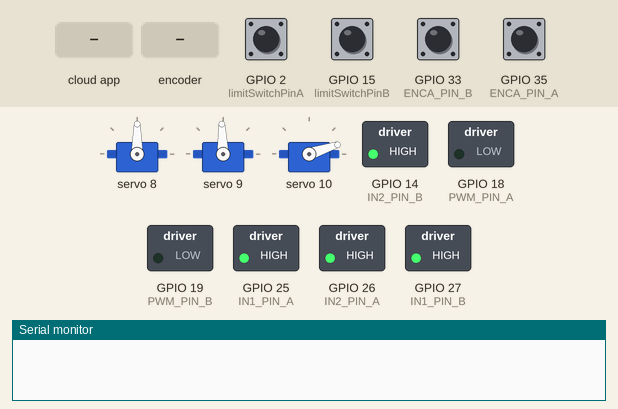
Simulated run of this sketch. Board: ESP32. On the bench: 3 × servo, switched loads named in the sketch (green lamp = pin HIGH), the last lines printed to the serial monitor. The inputs (shaded band) are chosen by the test bench; at power-on: GPIO 2 (limitSwitchPinA), GPIO 15 (limitSwitchPinB), GPIO 33 (ENCA_PIN_B), GPIO 35 (ENCA_PIN_A) HIGH. WiFi joins after 1.5 s; servers stay silent unless stated.

Above: at 2.8 s.
2.9 s: the phone or cloud app sets kiA to 25
At 4.3 s:
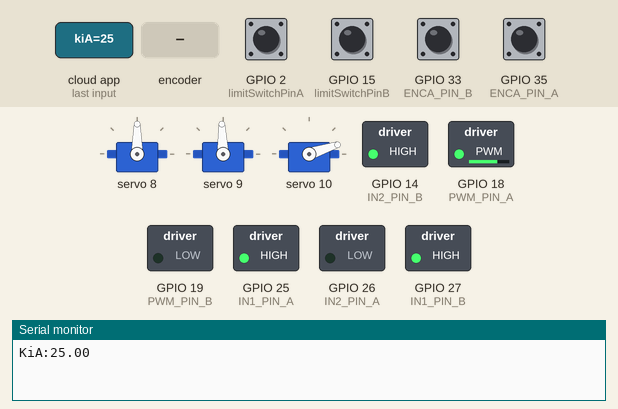
4.6 s: the phone or cloud app sets s1 to 0
At 5.5 s:
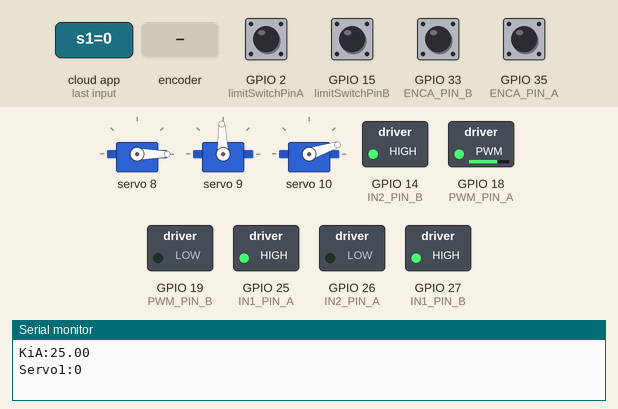
6.1 s: the phone or cloud app sets s2 to 0
At 6.7 s:
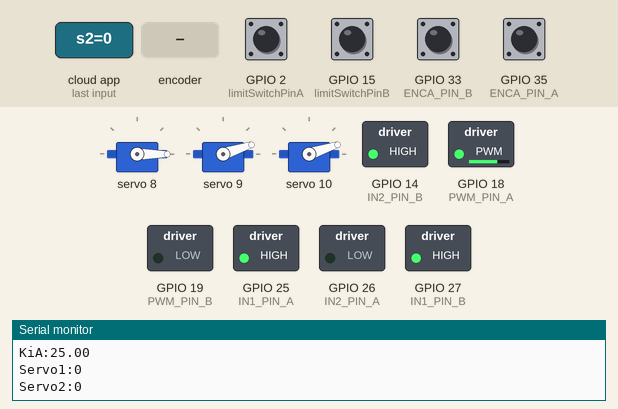
7.6 s: rotary encoder on GPIO 2 (limitSwitchPinA) / GPIO 15 (limitSwitchPinB) turned 1 step (first pin leading)
At 8.9 s:
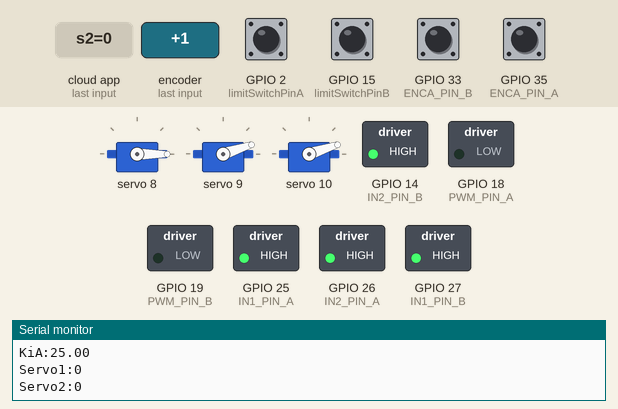
9.3 s: the phone or cloud app sets s1 to 25
At 10.4 s:
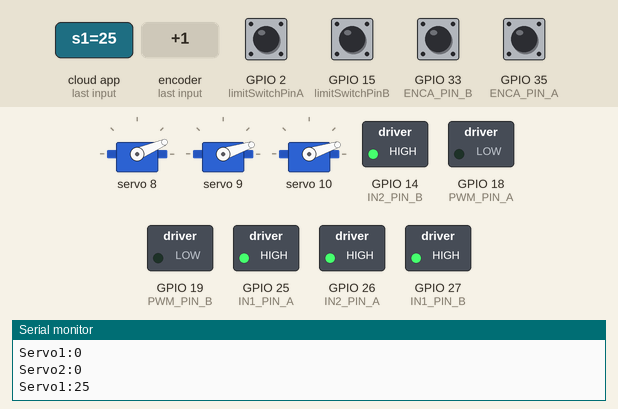
10.8 s: the phone or cloud app sets dc1 to 25
At 11.5 s:
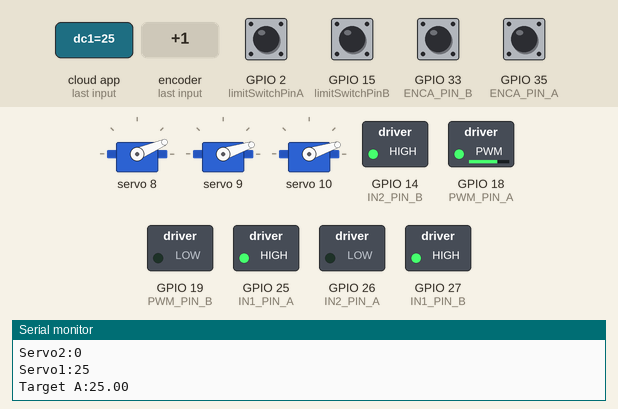
Timing chart, 0 to 13.3 s (numbered marks = the images above; inputs shaded):
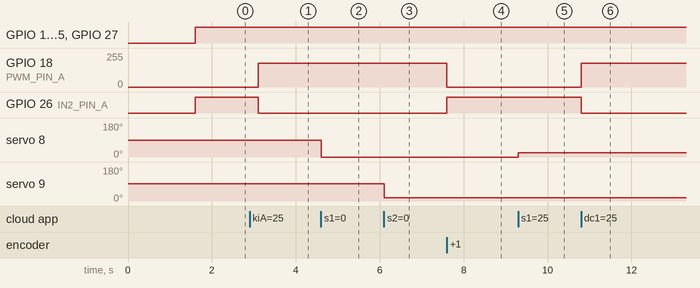

Measured:
- after the input at 2.9 s, GPIO 18 (PWM_PIN_A): 0/255 → 179/255 after 0.20 s; GPIO 26 (IN2_PIN_A): HIGH → LOW after 0.20 s
- after the input at 4.6 s, servo 8: 90° → 0° at once
- after the input at 6.1 s, servo 9: 92° → 18° at once
- after the input at 7.6 s, GPIO 18 (PWM_PIN_A): 179/255 → 0/255 at once; GPIO 26 (IN2_PIN_A): LOW → HIGH at once
- after the input at 9.3 s, servo 8: 0° → 23° at once
- after the input at 10.8 s, GPIO 18 (PWM_PIN_A): 0/255 → 179/255 at once; GPIO 26 (IN2_PIN_A): HIGH → LOW at once

The sketch:

Main_Code.ino
```cpp
#include "arduino_secrets.h"
#include <Arduino.h>
#include "thingProperties.h"
#include <ESP32Servo.h>
#include <Wire.h>
#include <Adafruit_PWMServoDriver.h>

// Initialize the PWM Servo Driver at address 0x40
Adafruit_PWMServoDriver board1 = Adafruit_PWMServoDriver(0x40);

// Define the pulse range for each servo
int SERVOMIN[3] = {105,150,150}; // Minimum pulse length count (out of 4096)
int SERVOMAX[3] = {500,460,420}; // Maximum pulse length count (out of 4096)
int SERVORANGE[3] = {180,180,90}; // Servo angle range for each servo

#define SERVO_FREQ 50 // Frequency of the servos (50 Hz)

// Pin Definitions for limit switches
const int limitSwitchPinA = 2;
const int limitSwitchPinB = 15;
bool HomedA = 0; // Flag to check if Motor A has been homed
bool HomedB = 0; // Flag to check if Motor B has been homed

// Servo angles (initial values)
int angle1 = 90;
int angle2 = 90;
int angle3 = 00;
const int angleinil = 90; // Initial servo angle

// Motor A Pins (DC Motor A)
static const int PWM_PIN_A = 18;
static const int IN1_PIN_A = 25;
static const int IN2_PIN_A = 26;
static const int ENCA_PIN_A = 35;
static const int ENCB_PIN_A = 34;

// Motor B Pins (DC Motor B)
static const int PWM_PIN_B = 19;
static const int IN1_PIN_B = 27;
static const int IN2_PIN_B = 14;
static const int ENCA_PIN_B = 33;
static const int ENCB_PIN_B = 32;

// PWM Configuration
#define CH_A 0
#define CH_B 1
const uint32_t LEDC_FREQ = 5000; // Frequency for PWM signals
const int LEDC_RES = 8; // Resolution of PWM

// PID Variables
volatile long encoderPosA = 0, encoderPosB = 0; // Encoder positions for motors A and B
long prevMicros = 0; // Previous time for PID calculation
float prevErrorA = 0, prevErrorB = 0; // Previous error for PID
float integralA = 0, integralB = 0; // Integral error for PID

// Target & Conversion
const float PULSES2DEG_A = 180.0 / 11560.0;  // Conversion factor for Motor A
const float PULSES2DEG_B = 1296.0 / 22253.0; // Conversion factor for Motor B

// Motor Related Variables
int dirA; // Direction of Motor A
int dirB; // Direction of Motor B
float angleA; // Current angle of Motor A
float angleB; // Current angle of Motor B
long pulsesA; // Pulses for Motor A
long pulsesB; // Pulses for Motor B
int pwmA; // PWM value for Motor A
int pwmB; // PWM value for Motor B
float errorA; // Error for Motor A PID
float errorB; // Error for Motor B PID
float dA; // Derivative term for Motor A PID
float dB; // Derivative term for Motor B PID
float dt; // Time difference for PID
float uA; // Control output for Motor A PID
float uB; // Control output for Motor B PID

// Encoder Interrupt Service Routines (ISRs)
void IRAM_ATTR readEncoderA() {
    if (digitalRead(ENCB_PIN_A) == digitalRead(ENCA_PIN_A)) encoderPosA++;
    else encoderPosA--;  // Update encoder position for Motor A based on the direction
}

void IRAM_ATTR readEncoderB() {
    if (digitalRead(ENCB_PIN_B) == digitalRead(ENCA_PIN_B)) encoderPosB++;
    else encoderPosB--;  // Update encoder position for Motor B based on the direction
}

void IRAM_ATTR stopMotorA() {
    driveMotor(CH_A, IN1_PIN_A, IN2_PIN_A, 0, 0);
    encoderPosA = 0; // Reset encoder position for Motor A
    angleA = 0; // Reset angle for Motor A
    currentAngle1 = 0; // Reset current angle for Servo 1
}

void IRAM_ATTR stopMotorB() {
    driveMotor(CH_B, IN1_PIN_B, IN2_PIN_B, 0, 0);
    encoderPosB = 0; // Reset encoder position for Motor B
    angleB = 0; // Reset angle for Motor B
    currentAngle2 = 0; // Reset current angle for Servo 2
}

// Motor Driver Function to control direction and speed
void driveMotor(int pwmChannel, int in1, int in2, int dir, int pwmVal) {
  ledcWrite(pwmChannel, pwmVal); // Set the PWM value
  if (dir > 0) { // Forward direction
    digitalWrite(in1, LOW);
    digitalWrite(in2, HIGH);
  }
  else if (dir < 0) { // Reverse direction
    digitalWrite(in1, HIGH);
    digitalWrite(in2, LOW);
  }
  else { // Stop the motor
    digitalWrite(in1, HIGH);
    digitalWrite(in2, HIGH);
  }
}

// Function to convert servo angle to PWM pulse width
void SetServoAngle(int servonum, int angle){
  board1.setPWM((servonum+8), 0, map(angle, 0, SERVORANGE[servonum], SERVOMIN[servonum], SERVOMAX[servonum]));
}

//////////////////////////\\\\\\\\\\\\\\\\\\\\\\\\\\
///////////////////// Scenario \\\\\\\\\\\\\\\\\\\\
//////////////////////////\\\\\\\\\\\\\\\\\\\\\\\\\\

// Define stop position
#define Stop_At_Pose_No 66

// Scenario array defines the sequence of poses
int Scenario[100][5] = {
    {  0,  0,  90,  90,    0},
    {  0,  45,  90, 120,   5},
    // A
    {  0,  45,  70, 120,   5},
    {  0,  45,  70, 120,   5},
    {  0,  45,  70, 120,   5},
    // B
    {  0,  45,  25, 120,   5},
    {  0,  45,  25, 120,   5},
    {  0,  45,  25, 120,   5},
    // C
    {  0,  30,  65, 110,   0},
    {  0,  30,  65, 110,   0},
    {  0,  30,  65, 110,   0},
    // D
    {  0,  15,  80, 130,   0},
    {  0,  25,  80, 170,  20},
    {  0,  25,  80, 170,  20},
    // AWAY
    {  0,   0, 180,  90,  10},
    {  0,   0, 180,  90,  90},
    // E
    {  0,  40, 150,  70,  90},
    {  0,  40, 150,  35,  90},
    {  0,  40, 150,  35,  90},
    {  0,  40, 150,  35,  90},                //20
    // F
    {  0,  40,  60,  10,  90},
    {  0,  40,  60,  10,  90},
    // G
    { 10,  40,  60,  10,  90},
    { 20,  40,  55,  15,  90},
    { 30,  40,  50,  20, 80},
    { 30,  40,  45,  25, 70},
    { 30,  55,  35,  30, 65},
    { 30,  55,  35,  30, 65},
    { 30,  55,  35,  30, 65},
    // AWAY
    { 30,  40,   0,  50,  80},
    { 30,  20,   0,  50,  90},
    { 30,   0,   0,  50,  90},
    { 30,   0,   0,  90,   0},
    // Long Travel
    {  50,   0,   0,  90,  20},
    {  70,   0,  20,  90,  20},
    {  90,   0,  20,  90,  20},
    { 110,   0,  20,  90,  20},
    { 110,   0,  20,  90,  20},
    { 110,   0,  20,  90,  20},
    // H
    { 110,   0,  50, 125,  30},
    { 110,   0,  80, 160,  40},
    { 110,   0,  80, 160,  40},
    { 110,   0,  80, 160,  40},
    { 130,   0,  80, 160,  20},
    { 150,   0,  80, 160,  20},
    { 170,   0,  80, 160,  20},          // 46
    // More moves...
};

// Function to move to a specific pose in the scenario
void GoToPose(int currentPose){
    dc1    = Scenario[currentPose][0];  // Motor 1 angle for pose i
    dc2    = Scenario[currentPose][1];  // Motor 2 angle for pose i
    angle1 = Scenario[currentPose][2];  // Motor 3 angle for pose i
    angle2 = Scenario[currentPose][3];  // Motor 4 angle for pose i
    angle3 = Scenario[currentPose][4];  // Motor 5 angle for pose i
}

// Variables to track time and pose
unsigned long lastMoveTime = 0;   // Store the last time a move was made
int currentPose = 0;               // Track the current pose

// Move function that progresses through the scenario
void Move() {
  unsigned long currentMillis = millis();
     PID_CHECK();

  if (currentMillis - lastMoveTime >= 1500) {  // Check if 1 second has passed
    lastMoveTime = currentMillis;  // Update the time for the next move
     PID_CHECK();
     GoToPose(currentPose); // Move to the next pose
     PID_CHECK();
     if((errorA<5)&&(errorB<5)){
       if (currentPose <= Stop_At_Pose_No)  currentPose++; // Proceed to next pose if error is small
     }
  }
}

// PID control loop for Motor A and Motor B
void PID_CHECK()
{
 long now = micros();
  dt = (now - prevMicros) * 1e-6; // Time difference for PID calculation
  prevMicros = now;
  // PID Control for Motor A
   errorA = dc1 - angleA;
   dA = (errorA - prevErrorA) / dt; // Derivative term
  integralA += errorA * dt; // Integral term
  prevErrorA = errorA;
  uA = kpA * errorA + kiA * integralA + kdA * dA ; // PID output for Motor A
  pwmA = constrain((int)fabs(uA), 0, 180); // Constrain PWM value
  dirA = (uA > 0 ? 1 : (uA < 0 ? -1 : 0)); // Direction of Motor A

  if (fabs(errorA) <= 4.0) { // Stop Motor A if error is small
    pwmA = 0;
    dirA = 0;
    errorA = 0;
  }

  // PID Control for Motor B
   errorB = dc2 - angleB;
  dB = (errorB - prevErrorB) / dt;
  integralB += errorB * dt;
  prevErrorB = errorB;
  uB = kpB * errorB + kiB * integralB + kdB * dB; // PID output for Motor B
  pwmB = constrain((int)fabs(uB), 0, 180); // Constrain PWM value
  dirB = (uB > 0 ? 1 : (uB < 0 ? -1 : 0)); // Direction of Motor B

  if (fabs(errorB) <= 2.0) { // Stop Motor B if error is small
    pwmB = 0;
    dirB = 0;
    errorB = 0;
  }

    // Drive Motors
  driveMotor(CH_A, IN1_PIN_A, IN2_PIN_A, dirA, pwmA);
  driveMotor(CH_B, IN1_PIN_B, IN2_PIN_B, dirB, pwmB);
};

// Setup function for initial configurations
void setup() {
  Serial.begin(115200);
  delay(1500);

  // Initialize PWM Servo Driver
  board1.begin();
  board1.setOscillatorFrequency(27000000);
  board1.setPWMFreq(SERVO_FREQ);  // Analog servos run at ~50 Hz updates
  delay(100);

  // Pin Modes for limit switches and motor pins
  pinMode(limitSwitchPinA, INPUT_PULLUP);
  pinMode(limitSwitchPinB, INPUT_PULLUP);
  pinMode(IN1_PIN_A, OUTPUT);
  pinMode(IN2_PIN_A, OUTPUT);
  pinMode(IN1_PIN_B, OUTPUT);
  pinMode(IN2_PIN_B, OUTPUT);

  // PWM Setup for Motors A and B
  ledcSetup(CH_A, LEDC_FREQ, LEDC_RES);
  ledcAttachPin(PWM_PIN_A, CH_A);
  ledcSetup(CH_B, LEDC_FREQ, LEDC_RES);
  ledcAttachPin(PWM_PIN_B, CH_B);

  // Encoder Setup
  pinMode(ENCA_PIN_A, INPUT_PULLUP);
  pinMode(ENCB_PIN_A, INPUT_PULLUP);
  pinMode(ENCA_PIN_B, INPUT_PULLUP);
  pinMode(ENCB_PIN_B, INPUT_PULLUP);

  attachInterrupt(digitalPinToInterrupt(ENCA_PIN_A), readEncoderA, RISING);
  attachInterrupt(digitalPinToInterrupt(ENCA_PIN_B), readEncoderB, RISING);

  prevMicros = micros();

  // Initialize Arduino IoT Cloud
  initProperties();
  ArduinoCloud.begin(ArduinoIoTPreferredConnection);
  setDebugMessageLevel(2);
  ArduinoCloud.printDebugInfo();

  // Homing initialization
  HomedA = 0;
  HomedB = 0;
}

// Main loop function
void loop() {
  ArduinoCloud.update(); // Update IoT Cloud variables
   pulsesA = encoderPosA; // Update encoder pulses for Motor A
   pulsesB = encoderPosB; // Update encoder pulses for Motor B
  interrupts(); // Enable interrupts
  if (HomedA == 0)  dc1 = -500; // Move Motor A to home position if not already homed
  limit_switch_state = digitalRead(limitSwitchPinA); // Read limit switch for Motor A
  limit_switch_state1 = digitalRead(limitSwitchPinB); // Read limit switch for Motor B
   angleA = pulsesA * PULSES2DEG_A; // Calculate angle of Motor A
   angleB = pulsesB * PULSES2DEG_B; // Calculate angle of Motor B
  if ((limit_switch_state == 0) && (dc1 <= angleA)){ // If limit switch for Motor A is pressed
    pulsesA = 0;
    dc1 = 0;
    HomedA = 1;
    driveMotor(CH_A, IN1_PIN_A, IN2_PIN_A, 0, 0); // Stop Motor A
    angleA = 0;
  }

  if(_switch_){Move();} // For Switch between Automatic & Manual Control
  // Update servo positions
  SetServoAngle(0, angle1);
  SetServoAngle(1, angle2);
  SetServoAngle(2, angle3);
  // Update DC Motor Positions
  PID_CHECK();
  // Update Cloud Variables
  pWMA = pwmA * dirA;
  pWMB = pwmB * dirB;
  currentAngle1 = angleA;
  currentAngle2 = angleB;
}

// IoT Cloud Callbacks (ensure these match your thingProperties.h)
void onDc1Change() { Serial.print("Target A:"); Serial.println(dc1); }
void onDc2Change() { Serial.print("Target B:"); Serial.println(dc2); }
void onKpAChange() { Serial.print("KpA:"); Serial.println(kpA); }
void onKpBChange() { Serial.print("KpB:"); Serial.println(kpB); }
void onKiAChange() { Serial.print("KiA:"); Serial.println(kiA); }
void onKiBChange() { Serial.print("KiB:"); Serial.println(kiB); }
void onKdAChange() { Serial.print("KdA:"); Serial.println(kdA); }
void onKdBChange() { Serial.print("KdB:"); Serial.println(kdB); }
void onS1Change() { angle1 = s1; Serial.print("Servo1:"); Serial.println(angle1); }
void onS2Change() { angle2 = s2; Serial.print("Servo2:"); Serial.println(angle2); }
void onS3Change() { angle3 = s3; Serial.print("Servo3:"); Serial.println(angle3); }
void onPWMAChange() { /* Handle if needed */ }
void onPWMBChange() { /* Handle if needed */ }
void onSwitchChange()  {/* Handle if needed */ }
```

arduino_secrets.h
```cpp
#define SECRET_DEVICE_KEY ""
#define SECRET_OPTIONAL_PASS ""
#define SECRET_SSID ""
```

thingProperties.h
```cpp
// Code generated by Arduino IoT Cloud, DO NOT EDIT.

#include <ArduinoIoTCloud.h>
#include <Arduino_ConnectionHandler.h>

const char DEVICE_LOGIN_NAME[]  = "b3fa472f-cf3b-470d-a5e5-6841fdc4caf4";

const char SSID[]               = SECRET_SSID;    // Network SSID (name)
const char PASS[]               = SECRET_OPTIONAL_PASS;    // Network password (use for WPA, or use as key for WEP)
const char DEVICE_KEY[]  = SECRET_DEVICE_KEY;    // Secret device password

void onDc1Change();
void onDc2Change();
void onKdAChange();
void onKdBChange();
void onKiAChange();
void onKiBChange();
void onKpAChange();
void onKpBChange();
void onS1Change();
void onS2Change();
void onS3Change();
void onSwitchChange();

float currentAngle1;
float currentAngle2;
float dc1;
float dc2;
float kdA;
float kdB;
float kiA;
float kiB;
float kpA;
float kpB;
int pWMA;
int pWMB;
int s1;
int s2;
int s3;
bool limit_switch_state;
bool limit_switch_state1;
bool _switch_;

void initProperties(){

  ArduinoCloud.setBoardId(DEVICE_LOGIN_NAME);
  ArduinoCloud.setSecretDeviceKey(DEVICE_KEY);
  ArduinoCloud.addProperty(currentAngle1, READ, ON_CHANGE, NULL);
  ArduinoCloud.addProperty(currentAngle2, READ, ON_CHANGE, NULL);
  ArduinoCloud.addProperty(dc1, READWRITE, ON_CHANGE, onDc1Change);
  ArduinoCloud.addProperty(dc2, READWRITE, ON_CHANGE, onDc2Change);
  ArduinoCloud.addProperty(kdA, READWRITE, ON_CHANGE, onKdAChange);
  ArduinoCloud.addProperty(kdB, READWRITE, ON_CHANGE, onKdBChange);
  ArduinoCloud.addProperty(kiA, READWRITE, ON_CHANGE, onKiAChange);
  ArduinoCloud.addProperty(kiB, READWRITE, ON_CHANGE, onKiBChange);
  ArduinoCloud.addProperty(kpA, READWRITE, ON_CHANGE, onKpAChange);
  ArduinoCloud.addProperty(kpB, READWRITE, ON_CHANGE, onKpBChange);
  ArduinoCloud.addProperty(pWMA, READ, ON_CHANGE, NULL);
  ArduinoCloud.addProperty(pWMB, READ, ON_CHANGE, NULL);
  ArduinoCloud.addProperty(s1, READWRITE, ON_CHANGE, onS1Change, 180);
  ArduinoCloud.addProperty(s2, READWRITE, ON_CHANGE, onS2Change, 180);
  ArduinoCloud.addProperty(s3, READWRITE, ON_CHANGE, onS3Change, 180);
  ArduinoCloud.addProperty(limit_switch_state, READ, ON_CHANGE, NULL);
  ArduinoCloud.addProperty(limit_switch_state1, READ, ON_CHANGE, NULL);
  ArduinoCloud.addProperty(_switch_, READWRITE, ON_CHANGE, onSwitchChange);

}

WiFiConnectionHandler ArduinoIoTPreferredConnection(SSID, PASS);
```
